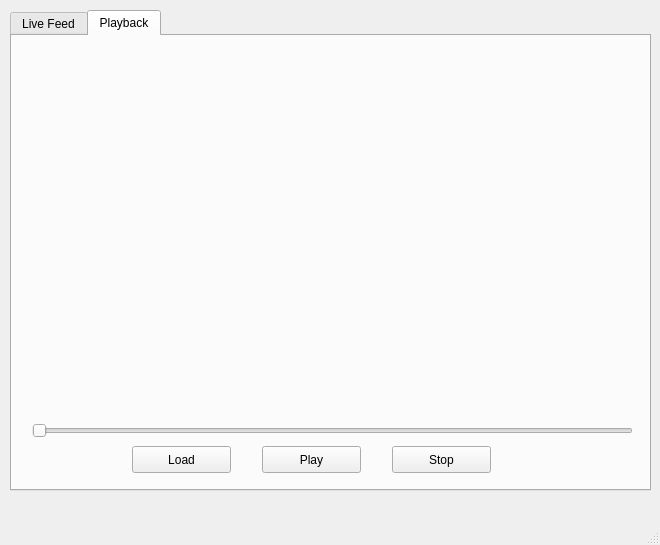
<?xml version="1.0" encoding="UTF-8"?>
<ui version="4.0">
 <class>MainWindow</class>
 <widget class="QMainWindow" name="MainWindow">
  <property name="geometry">
   <rect>
    <x>0</x>
    <y>0</y>
    <width>660</width>
    <height>545</height>
   </rect>
  </property>
  <property name="windowTitle">
   <string>MainWindow</string>
  </property>
  <property name="styleSheet">
   <string notr="true"/>
  </property>
  <widget class="QWidget" name="centralwidget">
   <widget class="QTabWidget" name="tabWidget">
    <property name="geometry">
     <rect>
      <x>10</x>
      <y>10</y>
      <width>641</width>
      <height>481</height>
     </rect>
    </property>
    <property name="sizePolicy">
     <sizepolicy hsizetype="Preferred" vsizetype="Preferred">
      <horstretch>0</horstretch>
      <verstretch>0</verstretch>
     </sizepolicy>
    </property>
    <property name="currentIndex">
     <number>1</number>
    </property>
    <widget class="QWidget" name="live_tab">
     <attribute name="title">
      <string>Live Feed</string>
     </attribute>
     <widget class="QWidget" name="live_widget" native="true">
      <property name="geometry">
       <rect>
        <x>20</x>
        <y>20</y>
        <width>601</width>
        <height>351</height>
       </rect>
      </property>
      <widget class="QLabel" name="displayText">
       <property name="geometry">
        <rect>
         <x>190</x>
         <y>160</y>
         <width>221</width>
         <height>20</height>
        </rect>
       </property>
       <property name="text">
        <string>No USB Camera Input Detected</string>
       </property>
      </widget>
     </widget>
     <widget class="QPushButton" name="recordButton">
      <property name="enabled">
       <bool>false</bool>
      </property>
      <property name="geometry">
       <rect>
        <x>250</x>
        <y>390</y>
        <width>131</width>
        <height>41</height>
       </rect>
      </property>
      <property name="text">
       <string>REC</string>
      </property>
     </widget>
    </widget>
    <widget class="QWidget" name="playback_tab">
     <attribute name="title">
      <string>Playback</string>
     </attribute>
     <widget class="QWidget" name="playback_widget" native="true">
      <property name="geometry">
       <rect>
        <x>20</x>
        <y>20</y>
        <width>601</width>
        <height>351</height>
       </rect>
      </property>
     </widget>
     <widget class="QPushButton" name="loadButton">
      <property name="geometry">
       <rect>
        <x>120</x>
        <y>410</y>
        <width>99</width>
        <height>27</height>
       </rect>
      </property>
      <property name="text">
       <string>Load</string>
      </property>
     </widget>
     <widget class="QPushButton" name="playButton">
      <property name="geometry">
       <rect>
        <x>250</x>
        <y>410</y>
        <width>99</width>
        <height>27</height>
       </rect>
      </property>
      <property name="text">
       <string>Play</string>
      </property>
     </widget>
     <widget class="QSlider" name="horizontalSlider">
      <property name="enabled">
       <bool>false</bool>
      </property>
      <property name="geometry">
       <rect>
        <x>20</x>
        <y>380</y>
        <width>601</width>
        <height>29</height>
       </rect>
      </property>
      <property name="orientation">
       <enum>Qt::Horizontal</enum>
      </property>
     </widget>
     <widget class="QPushButton" name="stopButton">
      <property name="geometry">
       <rect>
        <x>380</x>
        <y>410</y>
        <width>99</width>
        <height>27</height>
       </rect>
      </property>
      <property name="text">
       <string>Stop</string>
      </property>
     </widget>
    </widget>
   </widget>
  </widget>
  <widget class="QMenuBar" name="menubar">
   <property name="geometry">
    <rect>
     <x>0</x>
     <y>0</y>
     <width>660</width>
     <height>25</height>
    </rect>
   </property>
  </widget>
  <widget class="QStatusBar" name="statusbar"/>
 </widget>
 <resources/>
 <connections/>
</ui>
